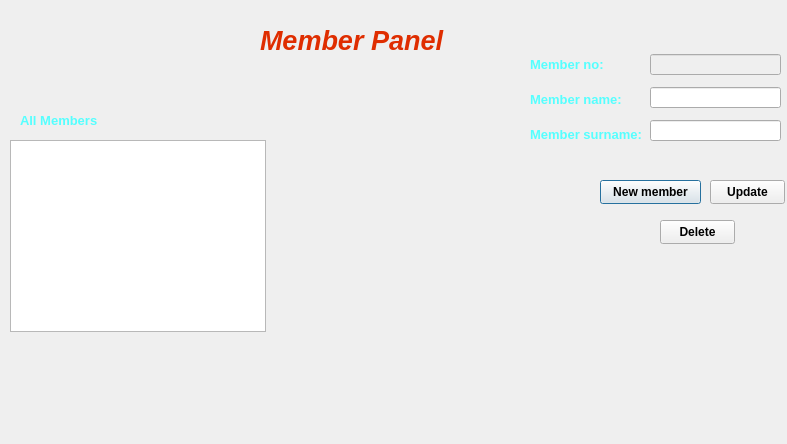
<?xml version="1.0" encoding="UTF-8"?>
<ui version="4.0">
 <class>member_panel</class>
 <widget class="QDialog" name="member_panel">
  <property name="geometry">
   <rect>
    <x>0</x>
    <y>0</y>
    <width>787</width>
    <height>444</height>
   </rect>
  </property>
  <property name="windowTitle">
   <string>Dialog</string>
  </property>
  <widget class="QLabel" name="label_5">
   <property name="geometry">
    <rect>
     <x>260</x>
     <y>10</y>
     <width>231</width>
     <height>61</height>
    </rect>
   </property>
   <property name="palette">
    <palette>
     <active>
      <colorrole role="WindowText">
       <brush brushstyle="SolidPattern">
        <color alpha="255">
         <red>223</red>
         <green>45</green>
         <blue>0</blue>
        </color>
       </brush>
      </colorrole>
     </active>
     <inactive>
      <colorrole role="WindowText">
       <brush brushstyle="SolidPattern">
        <color alpha="255">
         <red>223</red>
         <green>45</green>
         <blue>0</blue>
        </color>
       </brush>
      </colorrole>
     </inactive>
     <disabled/>
    </palette>
   </property>
   <property name="font">
    <font>
     <pointsize>20</pointsize>
     <italic>true</italic>
     <bold>true</bold>
    </font>
   </property>
   <property name="text">
    <string>Member Panel</string>
   </property>
  </widget>
  <widget class="QTableView" name="tableView">
   <property name="geometry">
    <rect>
     <x>10</x>
     <y>140</y>
     <width>256</width>
     <height>192</height>
    </rect>
   </property>
  </widget>
  <widget class="QPushButton" name="btn_new">
   <property name="geometry">
    <rect>
     <x>600</x>
     <y>180</y>
     <width>101</width>
     <height>24</height>
    </rect>
   </property>
   <property name="font">
    <font>
     <bold>true</bold>
    </font>
   </property>
   <property name="text">
    <string>New member</string>
   </property>
  </widget>
  <widget class="QLabel" name="label_2">
   <property name="geometry">
    <rect>
     <x>20</x>
     <y>110</y>
     <width>111</width>
     <height>21</height>
    </rect>
   </property>
   <property name="palette">
    <palette>
     <active>
      <colorrole role="WindowText">
       <brush brushstyle="SolidPattern">
        <color alpha="255">
         <red>85</red>
         <green>255</green>
         <blue>255</blue>
        </color>
       </brush>
      </colorrole>
     </active>
     <inactive>
      <colorrole role="WindowText">
       <brush brushstyle="SolidPattern">
        <color alpha="255">
         <red>85</red>
         <green>255</green>
         <blue>255</blue>
        </color>
       </brush>
      </colorrole>
     </inactive>
     <disabled/>
    </palette>
   </property>
   <property name="font">
    <font>
     <pointsize>10</pointsize>
     <italic>false</italic>
     <bold>true</bold>
    </font>
   </property>
   <property name="text">
    <string>All Members</string>
   </property>
  </widget>
  <widget class="QPushButton" name="btn_updata">
   <property name="geometry">
    <rect>
     <x>710</x>
     <y>180</y>
     <width>75</width>
     <height>24</height>
    </rect>
   </property>
   <property name="font">
    <font>
     <bold>true</bold>
    </font>
   </property>
   <property name="text">
    <string>Update</string>
   </property>
  </widget>
  <widget class="QPushButton" name="btn_delete">
   <property name="geometry">
    <rect>
     <x>660</x>
     <y>220</y>
     <width>75</width>
     <height>24</height>
    </rect>
   </property>
   <property name="font">
    <font>
     <bold>true</bold>
    </font>
   </property>
   <property name="text">
    <string>Delete</string>
   </property>
  </widget>
  <widget class="QLabel" name="label_8">
   <property name="geometry">
    <rect>
     <x>0</x>
     <y>0</y>
     <width>791</width>
     <height>451</height>
    </rect>
   </property>
   <property name="sizePolicy">
    <sizepolicy hsizetype="Maximum" vsizetype="Maximum">
     <horstretch>0</horstretch>
     <verstretch>0</verstretch>
    </sizepolicy>
   </property>
   <property name="palette">
    <palette>
     <active/>
     <inactive/>
     <disabled/>
    </palette>
   </property>
   <property name="styleSheet">
    <string notr="true">border-image: url(:/im_2/sora_1.png);</string>
   </property>
   <property name="text">
    <string/>
   </property>
  </widget>
  <widget class="QLabel" name="label">
   <property name="geometry">
    <rect>
     <x>530</x>
     <y>50</y>
     <width>119</width>
     <height>29</height>
    </rect>
   </property>
   <property name="palette">
    <palette>
     <active>
      <colorrole role="WindowText">
       <brush brushstyle="SolidPattern">
        <color alpha="255">
         <red>85</red>
         <green>255</green>
         <blue>255</blue>
        </color>
       </brush>
      </colorrole>
     </active>
     <inactive>
      <colorrole role="WindowText">
       <brush brushstyle="SolidPattern">
        <color alpha="255">
         <red>85</red>
         <green>255</green>
         <blue>255</blue>
        </color>
       </brush>
      </colorrole>
     </inactive>
     <disabled/>
    </palette>
   </property>
   <property name="font">
    <font>
     <pointsize>10</pointsize>
     <italic>false</italic>
     <bold>true</bold>
    </font>
   </property>
   <property name="text">
    <string>Member no:</string>
   </property>
  </widget>
  <widget class="QLabel" name="label_4">
   <property name="geometry">
    <rect>
     <x>530</x>
     <y>120</y>
     <width>119</width>
     <height>29</height>
    </rect>
   </property>
   <property name="palette">
    <palette>
     <active>
      <colorrole role="WindowText">
       <brush brushstyle="SolidPattern">
        <color alpha="255">
         <red>85</red>
         <green>255</green>
         <blue>255</blue>
        </color>
       </brush>
      </colorrole>
     </active>
     <inactive>
      <colorrole role="WindowText">
       <brush brushstyle="SolidPattern">
        <color alpha="255">
         <red>85</red>
         <green>255</green>
         <blue>255</blue>
        </color>
       </brush>
      </colorrole>
     </inactive>
     <disabled/>
    </palette>
   </property>
   <property name="font">
    <font>
     <pointsize>10</pointsize>
     <italic>false</italic>
     <bold>true</bold>
    </font>
   </property>
   <property name="text">
    <string>Member surname:</string>
   </property>
  </widget>
  <widget class="QLabel" name="label_3">
   <property name="geometry">
    <rect>
     <x>530</x>
     <y>85</y>
     <width>119</width>
     <height>29</height>
    </rect>
   </property>
   <property name="palette">
    <palette>
     <active>
      <colorrole role="WindowText">
       <brush brushstyle="SolidPattern">
        <color alpha="255">
         <red>85</red>
         <green>255</green>
         <blue>255</blue>
        </color>
       </brush>
      </colorrole>
     </active>
     <inactive>
      <colorrole role="WindowText">
       <brush brushstyle="SolidPattern">
        <color alpha="255">
         <red>85</red>
         <green>255</green>
         <blue>255</blue>
        </color>
       </brush>
      </colorrole>
     </inactive>
     <disabled/>
    </palette>
   </property>
   <property name="font">
    <font>
     <pointsize>10</pointsize>
     <italic>false</italic>
     <bold>true</bold>
    </font>
   </property>
   <property name="text">
    <string>Member name:</string>
   </property>
  </widget>
  <widget class="QLineEdit" name="ln_surname">
   <property name="geometry">
    <rect>
     <x>650</x>
     <y>120</y>
     <width>131</width>
     <height>21</height>
    </rect>
   </property>
  </widget>
  <widget class="QLineEdit" name="ln_name">
   <property name="geometry">
    <rect>
     <x>650</x>
     <y>87</y>
     <width>131</width>
     <height>21</height>
    </rect>
   </property>
  </widget>
  <widget class="QLineEdit" name="ln_no">
   <property name="enabled">
    <bool>false</bool>
   </property>
   <property name="geometry">
    <rect>
     <x>650</x>
     <y>54</y>
     <width>131</width>
     <height>21</height>
    </rect>
   </property>
  </widget>
  <zorder>label_8</zorder>
  <zorder>label_5</zorder>
  <zorder>tableView</zorder>
  <zorder>btn_new</zorder>
  <zorder>label_2</zorder>
  <zorder>btn_updata</zorder>
  <zorder>btn_delete</zorder>
  <zorder>label</zorder>
  <zorder>label_4</zorder>
  <zorder>label_3</zorder>
  <zorder>ln_surname</zorder>
  <zorder>ln_name</zorder>
  <zorder>ln_no</zorder>
 </widget>
 <resources/>
 <connections/>
</ui>
